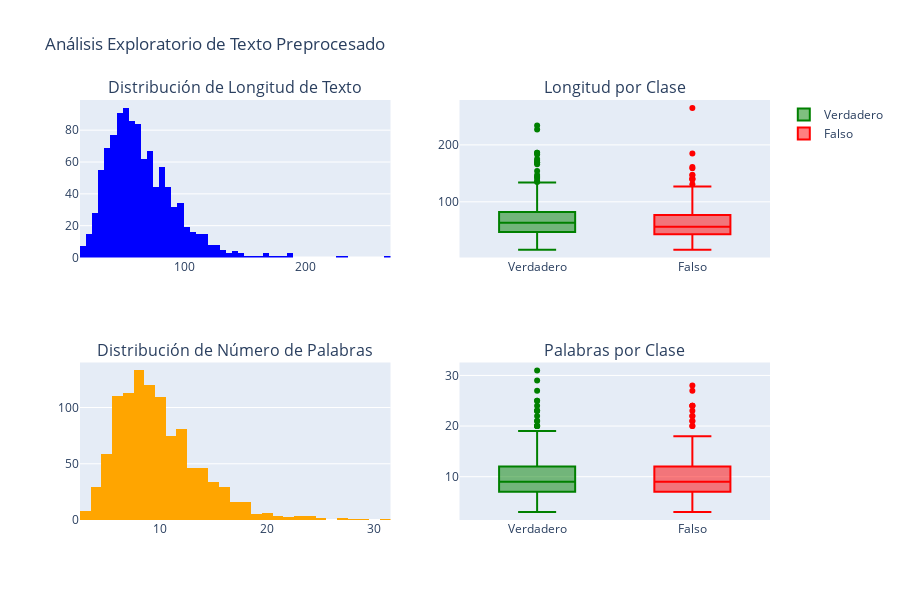

The notebook cell this image was saved under:
### Markdown cell above
## Análisis Exploratorio de Texto

Antes de vectorizar, analizo las características del texto preprocesado para entender mejor mis datos.

### Code cell
# Analizo las características del texto preprocesado
print("ANALISIS EXPLORATORIO DE TEXTO")
print("=" * 35)

# Calculo estadísticas básicas de longitud
text_lengths = texts_stemmed_final.str.len()
word_counts = texts_stemmed_final.str.split().str.len()

print(f"Estadísticas de longitud de texto:")
print(f"- Caracteres promedio: {text_lengths.mean():.0f}")
print(f"- Caracteres mediana: {text_lengths.median():.0f}")
print(f"- Caracteres min: {text_lengths.min()}")
print(f"- Caracteres max: {text_lengths.max()}")
print(f"\n- Palabras promedio: {word_counts.mean():.0f}")
print(f"- Palabras mediana: {word_counts.median():.0f}")
print(f"- Palabras min: {word_counts.min()}")
print(f"- Palabras max: {word_counts.max()}")

# Analizo diferencias entre clases
true_texts = texts_stemmed_final[y_text_final == 1.0]
false_texts = texts_stemmed_final[y_text_final == 0.0]

true_lengths = true_texts.str.len()
false_lengths = false_texts.str.len()
true_words = true_texts.str.split().str.len()
false_words = false_texts.str.split().str.len()

print(f"\nComparación por clase:")
print(f"Noticias VERDADERAS:")
print(f"- Caracteres promedio: {true_lengths.mean():.0f}")
print(f"- Palabras promedio: {true_words.mean():.0f}")

print(f"Noticias FALSAS:")
print(f"- Caracteres promedio: {false_lengths.mean():.0f}")
print(f"- Palabras promedio: {false_words.mean():.0f}")

# Creo visualizaciones
fig = make_subplots(
    rows=2, cols=2,
    subplot_titles=(
        'Distribución de Longitud de Texto',
        'Longitud por Clase',
        'Distribución de Número de Palabras',
        'Palabras por Clase'
    )
)

# Histograma de longitudes de texto
fig.add_trace(
    go.Histogram(
        x=text_lengths,
        nbinsx=50,
        name='Longitud Texto',
        marker_color='blue',
        showlegend=False
    ),
    row=1, col=1
)

# Box plot de longitudes por clase
fig.add_trace(
    go.Box(
        y=true_lengths,
        name='Verdadero',
        marker_color='green'
    ),
    row=1, col=2
)

fig.add_trace(
    go.Box(
        y=false_lengths,
        name='Falso',
        marker_color='red'
    ),
    row=1, col=2
)

# Histograma de número de palabras
fig.add_trace(
    go.Histogram(
        x=word_counts,
        nbinsx=40,
        name='Num Palabras',
        marker_color='orange',
        showlegend=False
    ),
    row=2, col=1
)

# Box plot de palabras por clase
fig.add_trace(
    go.Box(
        y=true_words,
        name='Verdadero',
        marker_color='green',
        showlegend=False
    ),
    row=2, col=2
)

fig.add_trace(
    go.Box(
        y=false_words,
        name='Falso',
        marker_color='red',
        showlegend=False
    ),
    row=2, col=2
)

fig.update_layout(
    title='Análisis Exploratorio de Texto Preprocesado',
    height=600
)

fig.show()

print(f"\nVisualizaciones de distribuciones creadas")

### Figure 1 — Plotly figure (JSON) as saved in the notebook; plotly's stock layout.template omitted (floating-point values rounded to 4 significant figures; data arrays with more than 128 entries replaced by an {"elided": "..."} marker saying what was removed)
{"data": [{"marker": {"color": "blue"}, "name": "Longitud Texto", "nbinsx": 50, "showlegend": false, "type": "histogram", "x": {"elided": "1057 int values"}, "xaxis": "x", "yaxis": "y"}, {"marker": {"color": "green"}, "name": "Verdadero", "type": "box", "xaxis": "x2", "y": {"elided": "578 int values"}, "yaxis": "y2"}, {"marker": {"color": "red"}, "name": "Falso", "type": "box", "xaxis": "x2", "y": {"elided": "479 int values"}, "yaxis": "y2"}, {"marker": {"color": "orange"}, "name": "Num Palabras", "nbinsx": 40, "showlegend": false, "type": "histogram", "x": {"elided": "1057 int values"}, "xaxis": "x3", "yaxis": "y3"}, {"marker": {"color": "green"}, "name": "Verdadero", "showlegend": false, "type": "box", "xaxis": "x4", "y": {"elided": "578 int values"}, "yaxis": "y4"}, {"marker": {"color": "red"}, "name": "Falso", "showlegend": false, "type": "box", "xaxis": "x4", "y": {"elided": "479 int values"}, "yaxis": "y4"}], "layout": {"annotations": [{"font": {"size": 16}, "showarrow": false, "text": "Distribución de Longitud de Texto", "x": 0.225, "xanchor": "center", "xref": "paper", "y": 1, "yanchor": "bottom", "yref": "paper"}, {"font": {"size": 16}, "showarrow": false, "text": "Longitud por Clase", "x": 0.775, "xanchor": "center", "xref": "paper", "y": 1, "yanchor": "bottom", "yref": "paper"}, {"font": {"size": 16}, "showarrow": false, "text": "Distribución de Número de Palabras", "x": 0.225, "xanchor": "center", "xref": "paper", "y": 0.375, "yanchor": "bottom", "yref": "paper"}, {"font": {"size": 16}, "showarrow": false, "text": "Palabras por Clase", "x": 0.775, "xanchor": "center", "xref": "paper", "y": 0.375, "yanchor": "bottom", "yref": "paper"}], "height": 600, "title": {"text": "Análisis Exploratorio de Texto Preprocesado"}, "xaxis": {"anchor": "y", "domain": [0, 0.45]}, "xaxis2": {"anchor": "y2", "domain": [0.55, 1]}, "xaxis3": {"anchor": "y3", "domain": [0, 0.45]}, "xaxis4": {"anchor": "y4", "domain": [0.55, 1]}, "yaxis": {"anchor": "x", "domain": [0.625, 1]}, "yaxis2": {"anchor": "x2", "domain": [0.625, 1]}, "yaxis3": {"anchor": "x3", "domain": [0, 0.375]}, "yaxis4": {"anchor": "x4", "domain": [0, 0.375]}}}
